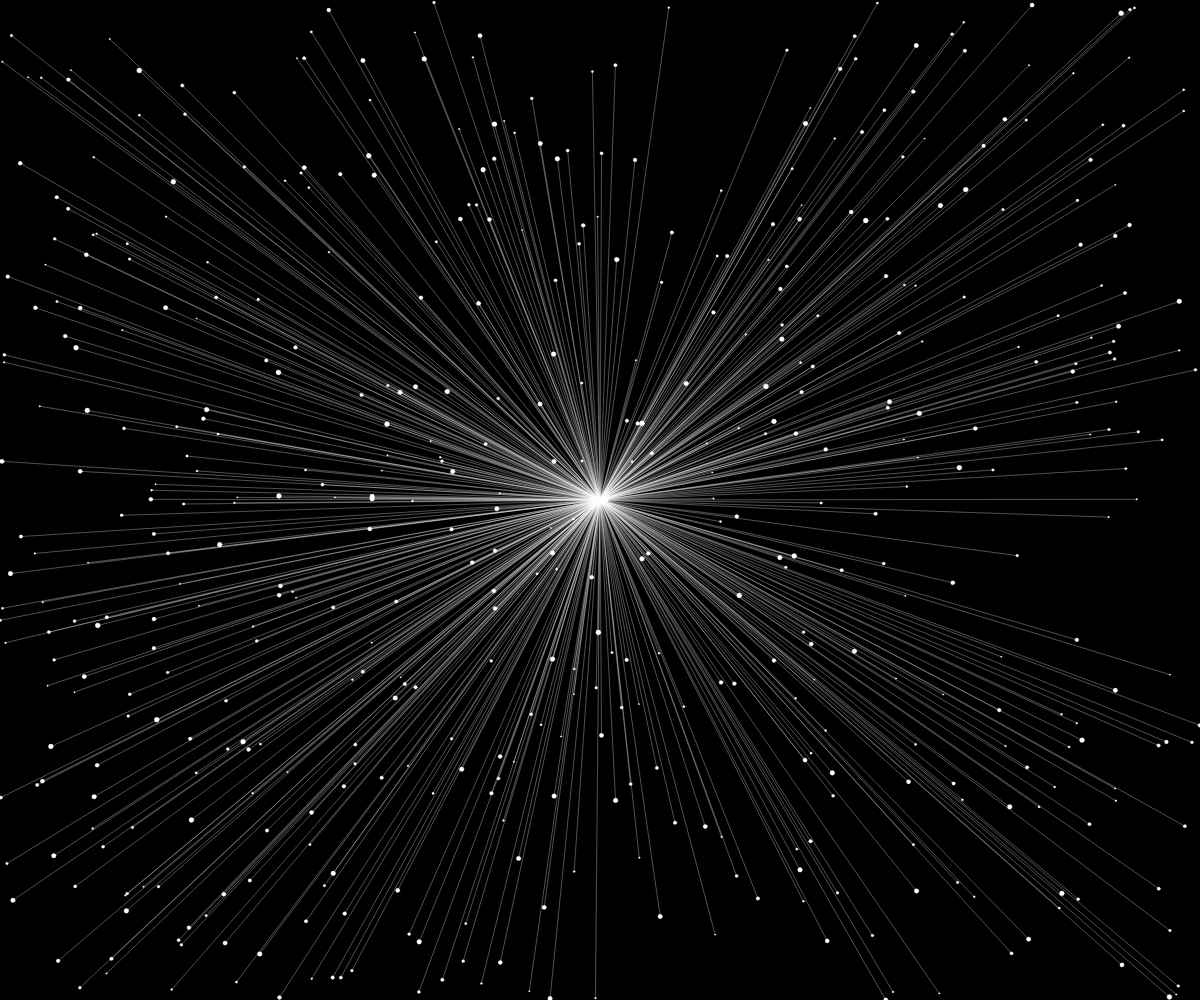
Frame 1 (no input)
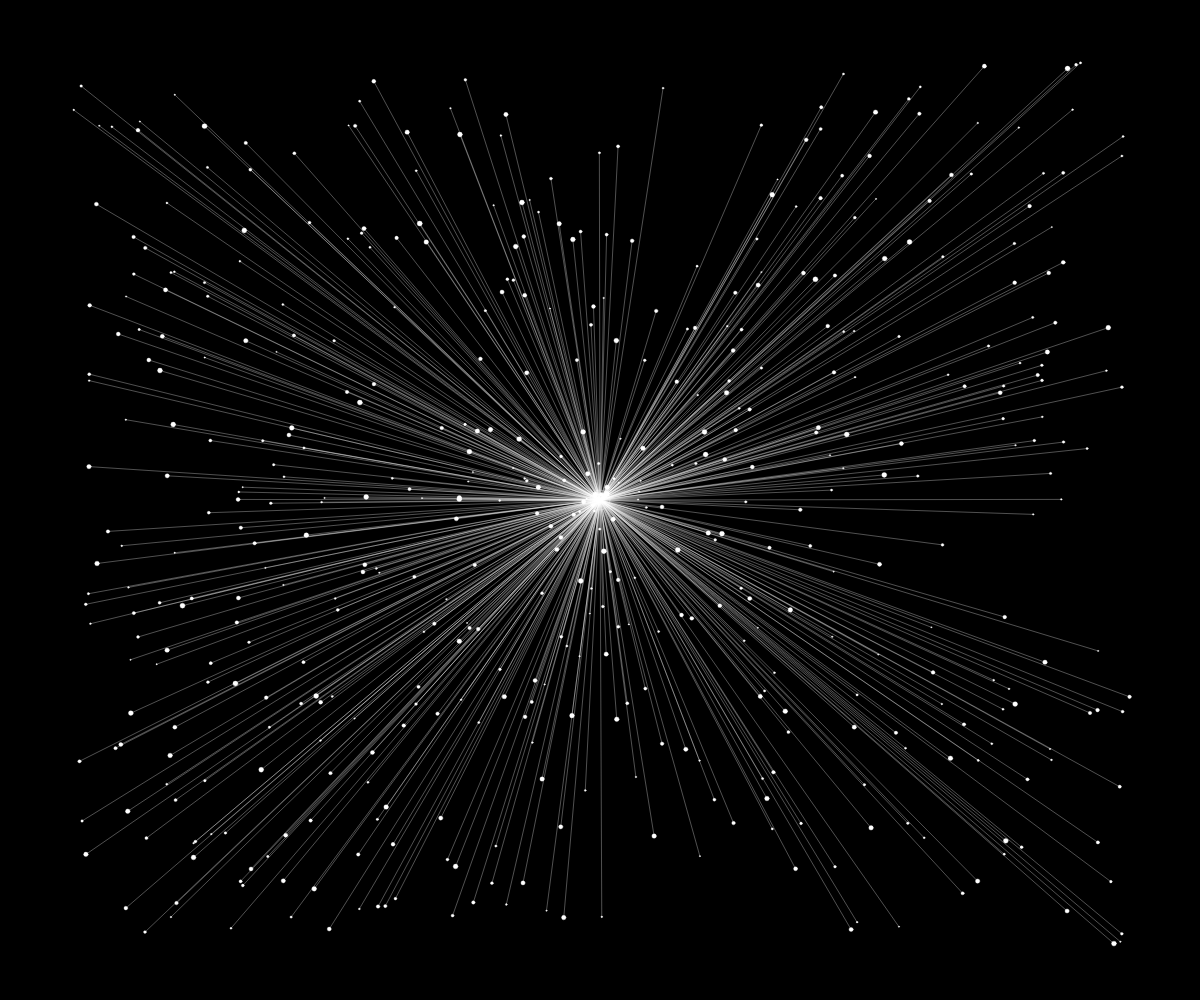
Frame 60 (no input)
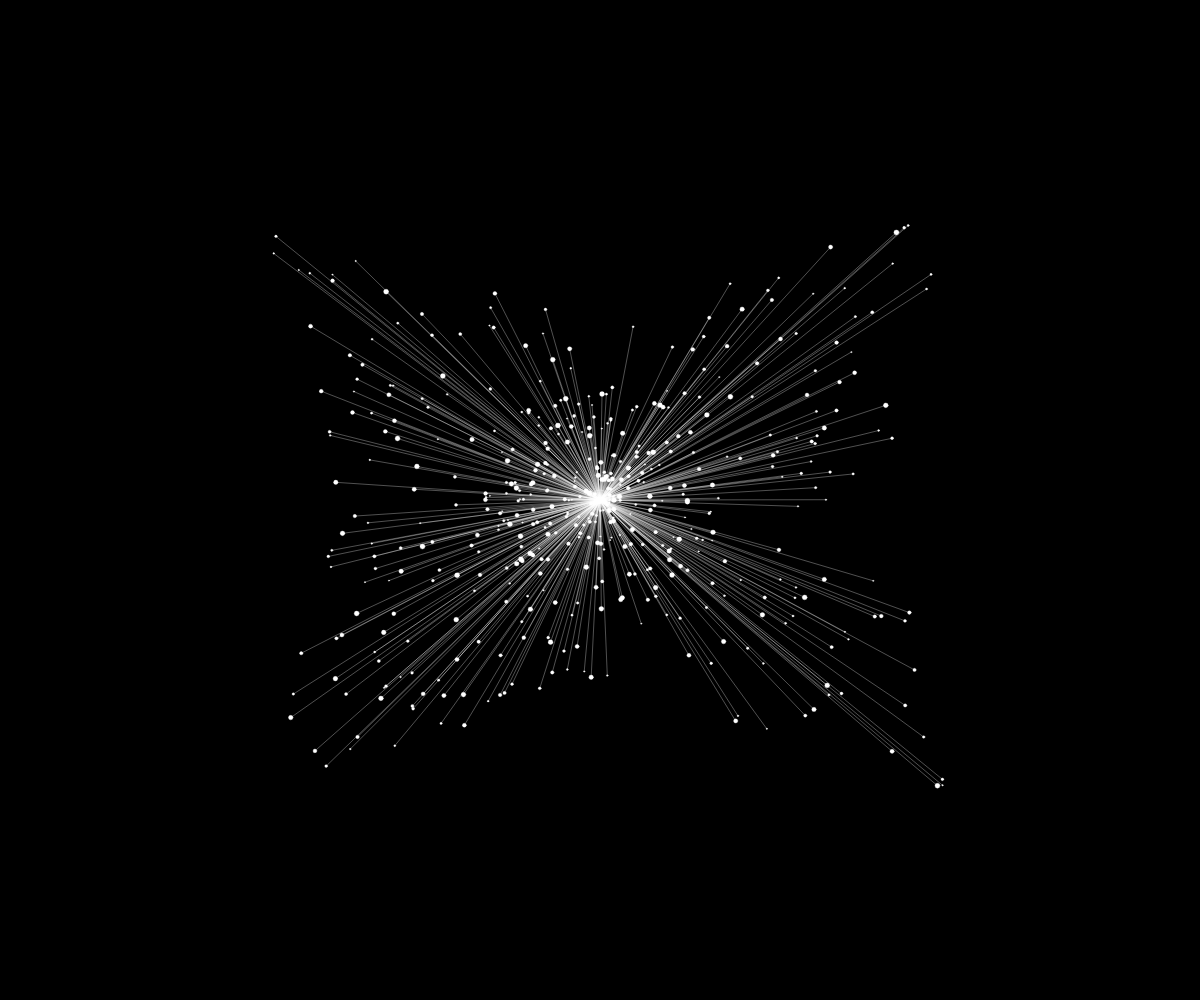
Frame 120 (the mouse pressed at the canvas centre since frame 60)

The p5.js sketch that drew these frames (run headless with seeded random() and noise() and a simulated clock; from frame 60 on, the mouse is pressed at the canvas centre):

// p5.js sketch
// ── sketch.js
//modified from Shiffman's Nature of Code

var movers = [];

var attractor;

function setup() {
  createCanvas(windowWidth, windowHeight);
  for (var i = 0; i < 500; i++) {
    movers[i] = new Mover(random(0.25,1), random(width), random(height));
  }
  attractor = new Attractor();
}

function draw() {
  background(0);

  attractor.display();

  for (var i = 0; i < movers.length; i++) {
    var force = attractor.calculateAttraction(movers[i]);
    movers[i].applyForce(force);
    movers[i].update();
    movers[i].display();
  }
}
// ── attractor.js
//modified from Shiffman's Nature of Code

var Attractor = function() {
  this.position = createVector(width/2, height/2);
  this.mass = 10;
  this.G = 1;

  this.calculateAttraction = function(m) {
    var force = p5.Vector.sub(this.position, m.position);      
    var distance = force.mag();                            
    distance = constrain(distance, 5, 15);                                  
    force.normalize(); 
    var strength = (this.G * this.mass * m.mass) / (distance * distance);
    force.mult(strength);
    return force;
  };

  this.display = function() {
    noFill();
    ellipse(this.position.x, this.position.y, this.mass*2, this.mass*2);
  };
};


// ── mover.js
//modified from Shiffman's Nature of Code

var Mover = function(mass, x, y) {
  this.position = createVector(x, y);
  this.velocity = createVector(0.1, 0);
  this.acceleration = createVector(0,0);
  this.mass = mass;

  this.applyForce = function(force) {
    var f = p5.Vector.div(force,this.mass);
    this.acceleration.add(f);
  };
    
  this.update = function() {
    this.velocity.add(this.acceleration);
    this.position.add(this.velocity);
    this.acceleration.mult(0);
  };

  this.display = function() {
    // noStroke();
    stroke(255,80);
    strokeWeight(1);
    fill(255);
    ellipse(this.position.x, this.position.y, this.mass*5, this.mass*5);
    line(width/2, height/2, this.position.x, this.position.y);
  };
};
  
